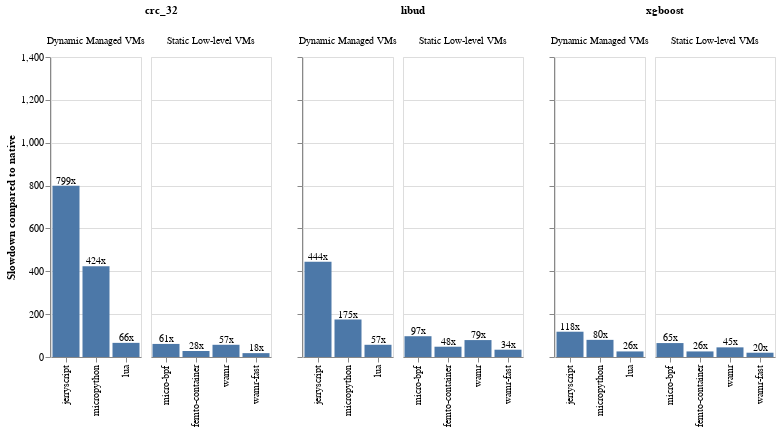
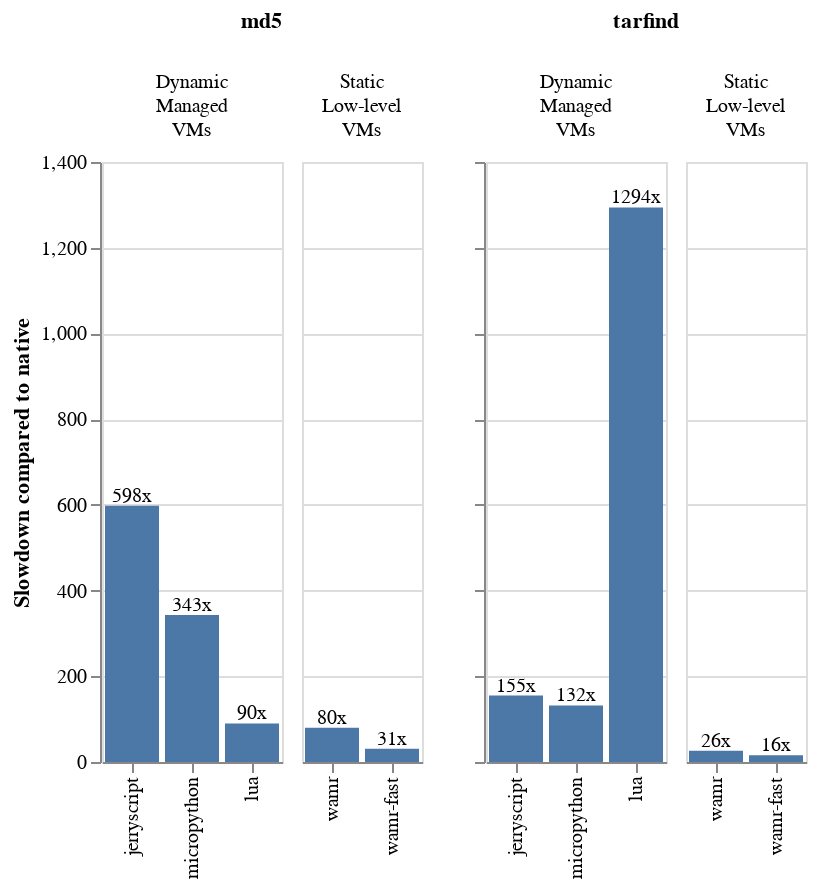

Here is the notebook cell these charts were saved with, in order:
### Markdown cell above
## Runtime charts
### slowdown compared to native

### Code cell
HEAP_BENCHMARKS = ["md5", "tarfind"]
HEAP_LESS_BENCHMARKS = ["crc_32", "libud", "xgboost"]

DYNAMIC_VMs = ["jerryscript", "micropython", "lua"]
DYNAMIC_VM_CATEGORY_NAME = "Dynamic Managed VMs" 
STATIC_VMs = ["micro-bpf", "femto-container", "wamr", "wamr-fast"]
STATIC_VM_CATEGORY_NAME = "Static Low-level VMs"

Y_MAX = 1_400

benchmarks = (
    benchmark_df
    .select(pl.col("benchmark").unique().sort())
    .to_series()
    .to_list()
)

colors = {
    DYNAMIC_VM_CATEGORY_NAME:"#1b9e77" ,
    STATIC_VM_CATEGORY_NAME: "#d95f02",
    "native": "#7570b3",
}
colors_scale = alt.Scale(domain=list(colors.keys()), range=list(colors.values()))


benchmark_avg_over_iteration = benchmark_df.group_by(["environment", "benchmark"]).agg(
        pl.col("execution_time_us").mean(),
        pl.col("execution_time_us").std().alias("execution_time_us_std"),
        (pl.col("init_runtime_us").mean() + pl.col("load_program_us").mean()).alias("load_time_us"),
        (pl.col("init_runtime_us") + pl.col("load_program_us")).std().alias("load_time_us_std")
    )

benchmark_avg_over_iteration = benchmark_avg_over_iteration.with_columns(
    pl.when(pl.col("environment").is_in(DYNAMIC_VMs)).then(pl.lit(DYNAMIC_VM_CATEGORY_NAME))
    .when(pl.col("environment").is_in(STATIC_VMs)).then(pl.lit(STATIC_VM_CATEGORY_NAME))
    .otherwise(pl.lit("native"))
    .alias("vm_category")
)

def format_duration(us):
    if us >= 1_000_000:
        return f"{us / 1_000_000:.1f}s"
    elif us >= 1_000:
        return f"{us / 1_000:.1f}ms"
    else:
        return f"{us:.1f}µs"

benchmark_avg_over_iteration = benchmark_avg_over_iteration.with_columns(
    pl.col("execution_time_us").map_elements(format_duration, return_dtype=pl.Utf8).alias("execution_time_formatted"),
    pl.col("execution_time_us_std").map_elements(format_duration, return_dtype=pl.Utf8).alias("execution_time_std_formatted"),
    pl.col("load_time_us").map_elements(format_duration, return_dtype=pl.Utf8).alias("load_time_formatted")
)

native_exec_times = benchmark_avg_over_iteration.filter(pl.col("environment") == "native") \
    .select(pl.col("benchmark"), pl.col("execution_time_us").alias("native_execution_time_us"))

benchmark_times_native = benchmark_avg_over_iteration.join(native_exec_times, on="benchmark") \
    .with_columns( (pl.col("execution_time_us") / pl.col("native_execution_time_us")).alias("times_native").round(0))

def slowdown_compared_to_native(data, title="", include_y_axis=True, short_vm_category=False):
    y_axis = alt.Axis(title="Slowdown compared to native") if include_y_axis else alt.Axis(labels=False, title="")

    base_chart = (
        alt.Chart(data)
        .encode(
            alt.X("environment:N", title="", sort=["jerryscript", "micropython", "lua", "micro-bpf", "femto-container", "wamr"]),
            alt.Y("times_native:Q", scale=alt.Scale(domain=[0, Y_MAX]), axis=y_axis),
        ).properties(width=alt.Step(30))
    )

    times_native_text = base_chart.transform_calculate(
        times_native_str='datum.times_native + "x"'
    ).encode(
        alt.Text("times_native_str:N"),
    )

    return (base_chart.mark_bar() + times_native_text.mark_text(dy=-5, color="black", fontSize=10)) \
        .transform_calculate(vm_category="split(datum.vm_category, ' ')" if short_vm_category else "datum.vm_category") \
        .facet(column=alt.Column("vm_category", title=title), spacing=8) \
        .resolve_scale(x="independent")

except_native_boards = benchmark_times_native.filter(pl.col("environment") != "native")

# plot_instruction_profile(instruction_profile_df.filter(pl.col("Benchmark").is_in(HEAP_LESS_BENCHMARKS))) \
#     .properties(padding={"left": 52}) \
#     .display(scaleFactor=2)

# heap-less
crc_32 = except_native_boards.filter(pl.col("benchmark").eq("crc_32"))
libud = except_native_boards.filter(pl.col("benchmark").eq("libud"))
xgboost = except_native_boards.filter(pl.col("benchmark").eq("xgboost"))
alt.hconcat(
    slowdown_compared_to_native(crc_32, title="crc_32"),
    slowdown_compared_to_native(libud, title="libud", include_y_axis=False),
    slowdown_compared_to_native(xgboost, title="xgboost", include_y_axis=False),
    spacing=24
).display(scaleFactor=2)
    
# heap
md5 = except_native_boards.filter(pl.col("benchmark").eq("md5"))
tarfind = except_native_boards.filter(pl.col("benchmark").eq("tarfind"))

alt.hconcat(
    slowdown_compared_to_native(md5, title="md5", short_vm_category=True),
    slowdown_compared_to_native(tarfind, title="tarfind", include_y_axis=False, short_vm_category=True),
    spacing=24
).display(scaleFactor=2)
# plot_instruction_profile(instruction_profile_df.filter(pl.col("Benchmark").is_in(HEAP_BENCHMARKS))) \
#     .properties(padding={"left": 52}) \
#     .display(scaleFactor=2)

### Figure 1 — Vega-Lite specification as saved in the notebook (floating-point values rounded to 4 significant figures)
{"config": {"view": {"continuousWidth": 300, "continuousHeight": 300}}, "hconcat": [{"data": {"name": "data-f551afb705d008d97e3c85e65b0aa85d"}, "facet": {"column": {"field": "vm_category", "title": "crc_32", "type": "nominal"}}, "spec": {"layer": [{"mark": {"type": "bar"}, "encoding": {"x": {"field": "environment", "sort": ["jerryscript", "micropython", "lua", "micro-bpf", "femto-container", "wamr"], "title": "", "type": "nominal"}, "y": {"axis": {"title": "Slowdown compared to native"}, "field": "times_native", "scale": {"domain": [0, 1400]}, "type": "quantitative"}}}, {"mark": {"type": "text", "color": "black", "dy": -5, "fontSize": 10}, "encoding": {"text": {"field": "times_native_str", "type": "nominal"}, "x": {"field": "environment", "sort": ["jerryscript", "micropython", "lua", "micro-bpf", "femto-container", "wamr"], "title": "", "type": "nominal"}, "y": {"axis": {"title": "Slowdown compared to native"}, "field": "times_native", "scale": {"domain": [0, 1400]}, "type": "quantitative"}}, "transform": [{"calculate": "datum.times_native + \"x\"", "as": "times_native_str"}]}], "transform": [{"calculate": "datum.vm_category", "as": "vm_category"}], "width": {"step": 30}}, "resolve": {"scale": {"x": "independent"}}, "spacing": 8}, {"data": {"name": "data-1b36192196b29e5c4d54781832bcd7e9"}, "facet": {"column": {"field": "vm_category", "title": "libud", "type": "nominal"}}, "spec": {"layer": [{"mark": {"type": "bar"}, "encoding": {"x": {"field": "environment", "sort": ["jerryscript", "micropython", "lua", "micro-bpf", "femto-container", "wamr"], "title": "", "type": "nominal"}, "y": {"axis": {"labels": false, "title": ""}, "field": "times_native", "scale": {"domain": [0, 1400]}, "type": "quantitative"}}}, {"mark": {"type": "text", "color": "black", "dy": -5, "fontSize": 10}, "encoding": {"text": {"field": "times_native_str", "type": "nominal"}, "x": {"field": "environment", "sort": ["jerryscript", "micropython", "lua", "micro-bpf", "femto-container", "wamr"], "title": "", "type": "nominal"}, "y": {"axis": {"labels": false, "title": ""}, "field": "times_native", "scale": {"domain": [0, 1400]}, "type": "quantitative"}}, "transform": [{"calculate": "datum.times_native + \"x\"", "as": "times_native_str"}]}], "transform": [{"calculate": "datum.vm_category", "as": "vm_category"}], "width": {"step": 30}}, "resolve": {"scale": {"x": "independent"}}, "spacing": 8}, {"data": {"name": "data-86fc9e84a43d6b0976b280c8105411a9"}, "facet": {"column": {"field": "vm_category", "title": "xgboost", "type": "nominal"}}, "spec": {"layer": [{"mark": {"type": "bar"}, "encoding": {"x": {"field": "environment", "sort": ["jerryscript", "micropython", "lua", "micro-bpf", "femto-container", "wamr"], "title": "", "type": "nominal"}, "y": {"axis": {"labels": false, "title": ""}, "field": "times_native", "scale": {"domain": [0, 1400]}, "type": "quantitative"}}}, {"mark": {"type": "text", "color": "black", "dy": -5, "fontSize": 10}, "encoding": {"text": {"field": "times_native_str", "type": "nominal"}, "x": {"field": "environment", "sort": ["jerryscript", "micropython", "lua", "micro-bpf", "femto-container", "wamr"], "title": "", "type": "nominal"}, "y": {"axis": {"labels": false, "title": ""}, "field": "times_native", "scale": {"domain": [0, 1400]}, "type": "quantitative"}}, "transform": [{"calculate": "datum.times_native + \"x\"", "as": "times_native_str"}]}], "transform": [{"calculate": "datum.vm_category", "as": "vm_category"}], "width": {"step": 30}}, "resolve": {"scale": {"x": "independent"}}, "spacing": 8}], "spacing": 24, "$schema": "https://vega.github.io/schema/vega-lite/v5.20.1.json", "datasets": {"data-f551afb705d008d97e3c85e65b0aa85d": [{"environment": "jerryscript", "benchmark": "crc_32", "execution_time_us": 5955000.0, "execution_time_us_std": 0.0, "load_time_us": 107500.0, "load_time_us_std": 0.4472, "vm_category": "Dynamic Managed VMs", "execution_time_formatted": "6.0s", "execution_time_std_formatted": "0.0µs", "load_time_formatted": "107.5ms", "native_execution_time_us": 7449.0, "times_native": 799.0}, {"environment": "micro-bpf", "benchmark": "crc_32", "execution_time_us": 453600.0, "execution_time_us_std": 9.859, "load_time_us": 75.6, "load_time_us_std": 1.14, "vm_category": "Static Low-level VMs", "execution_time_formatted": "453.6ms", "execution_time_std_formatted": "9.9µs", "load_time_formatted": "75.6µs", "native_execution_time_us": 7449.0, "times_native": 61.0}, {"environment": "wamr-fast", "benchmark": "crc_32", "execution_time_us": 130800.0, "execution_time_us_std": 1.342, "load_time_us": 2241.0, "load_time_us_std": 103.7, "vm_category": "Static Low-level VMs", "execution_time_formatted": "130.8ms", "execution_time_std_formatted": "1.3µs", "load_time_formatted": "2.2ms", "native_execution_time_us": 7449.0, "times_native": 18.0}, {"environment": "wamr", "benchmark": "crc_32", "execution_time_us": 427800.0, "execution_time_us_std": 2.236, "load_time_us": 1152.0, "load_time_us_std": 99.37, "vm_category": "Static Low-level VMs", "execution_time_formatted": "427.8ms", "execution_time_std_formatted": "2.2µs", "load_time_formatted": "1.2ms", "native_execution_time_us": 7449.0, "times_native": 57.0}, {"environment": "micropython", "benchmark": "crc_32", "execution_time_us": 3159000.0, "execution_time_us_std": 10.29, "load_time_us": 80990.0, "load_time_us_std": 12.28, "vm_category": "Dynamic Managed VMs", "execution_time_formatted": "3.2s", "execution_time_std_formatted": "10.3µs", "load_time_formatted": "81.0ms", "native_execution_time_us": 7449.0, "times_native": 424.0}, {"environment": "lua", "benchmark": "crc_32", "execution_time_us": 495400.0, "execution_time_us_std": 0.5477, "load_time_us": 24270.0, "load_time_us_std": 8.385, "vm_category": "Dynamic Managed VMs", "execution_time_formatted": "495.4ms", "execution_time_std_formatted": "0.5µs", "load_time_formatted": "24.3ms", "native_execution_time_us": 7449.0, "times_native": 66.0}, {"environment": "femto-container", "benchmark": "crc_32", "execution_time_us": 210800.0, "execution_time_us_std": 0.5477, "load_time_us": 31.4, "load_time_us_std": 9.864, "vm_category": "Static Low-level VMs", "execution_time_formatted": "210.8ms", "execution_time_std_formatted": "0.5µs", "load_time_formatted": "31.4µs", "native_execution_time_us": 7449.0, "times_native": 28.0}], "data-1b36192196b29e5c4d54781832bcd7e9": [{"environment": "femto-container", "benchmark": "libud", "execution_time_us": 549000.0, "execution_time_us_std": 0.0, "load_time_us": 148.4, "load_time_us_std": 9.839, "vm_category": "Static Low-level VMs", "execution_time_formatted": "549.0ms", "execution_time_std_formatted": "0.0µs", "load_time_formatted": "148.4µs", "native_execution_time_us": 11380.0, "times_native": 48.0}, {"environment": "lua", "benchmark": "libud", "execution_time_us": 653600.0, "execution_time_us_std": 0.0, "load_time_us": 13560.0, "load_time_us_std": 36.26, "vm_category": "Dynamic Managed VMs", "execution_time_formatted": "653.6ms", "execution_time_std_formatted": "0.0µs", "load_time_formatted": "13.6ms", "native_execution_time_us": 11380.0, "times_native": 57.0}, {"environment": "jerryscript", "benchmark": "libud", "execution_time_us": 5058000.0, "execution_time_us_std": 0.5477, "load_time_us": 17950.0, "load_time_us_std": 0.0, "vm_category": "Dynamic Managed VMs", "execution_time_formatted": "5.1s", "execution_time_std_formatted": "0.5µs", "load_time_formatted": "18.0ms", "native_execution_time_us": 11380.0, "times_native": 444.0}, {"environment": "wamr-fast", "benchmark": "libud", "execution_time_us": 383700.0, "execution_time_us_std": 0.8944, "load_time_us": 11290.0, "load_time_us_std": 104.6, "vm_category": "Static Low-level VMs", "execution_time_formatted": "383.7ms", "execution_time_std_formatted": "0.9µs", "load_time_formatted": "11.3ms", "native_execution_time_us": 11380.0, "times_native": 34.0}, {"environment": "micropython", "benchmark": "libud", "execution_time_us": 1994000.0, "execution_time_us_std": 0.7071, "load_time_us": 63360.0, "load_time_us_std": 9.737, "vm_category": "Dynamic Managed VMs", "execution_time_formatted": "2.0s", "execution_time_std_formatted": "0.7µs", "load_time_formatted": "63.4ms", "native_execution_time_us": 11380.0, "times_native": 175.0}, {"environment": "micro-bpf", "benchmark": "libud", "execution_time_us": 1102000.0, "execution_time_us_std": 10.11, "load_time_us": 375.0, "load_time_us_std": 0.7071, "vm_category": "Static Low-level VMs", "execution_time_formatted": "1.1s", "execution_time_std_formatted": "10.1µs", "load_time_formatted": "375.0µs", "native_execution_time_us": 11380.0, "times_native": 97.0}, {"environment": "wamr", "benchmark": "libud", "execution_time_us": 901700.0, "execution_time_us_std": 2.074, "load_time_us": 3773.0, "load_time_us_std": 105.0, "vm_category": "Static Low-level VMs", "execution_time_formatted": "901.7ms", "execution_time_std_formatted": "2.1µs", "load_time_formatted": "3.8ms", "native_execution_time_us": 11380.0, "times_native": 79.0}], "data-86fc9e84a43d6b0976b280c8105411a9": [{"environment": "wamr-fast", "benchmark": "xgboost", "execution_time_us": 931200.0, "execution_time_us_std": 1.225, "load_time_us": 6982.0, "load_time_us_std": 107.5, "vm_category": "Static Low-level VMs", "execution_time_formatted": "931.2ms", "execution_time_std_formatted": "1.2µs", "load_time_formatted": "7.0ms", "native_execution_time_us": 47580.0, "times_native": 20.0}, {"environment": "femto-container", "benchmark": "xgboost", "execution_time_us": 1227000.0, "execution_time_us_std": 0.0, "load_time_us": 88.6, "load_time_us_std": 11.5, "vm_category": "Static Low-level VMs", "execution_time_formatted": "1.2s", "execution_time_std_formatted": "0.0µs", "load_time_formatted": "88.6µs", "native_execution_time_us": 47580.0, "times_native": 26.0}, {"environment": "jerryscript", "benchmark": "xgboost", "execution_time_us": 5601000.0, "execution_time_us_std": 0.5477, "load_time_us": 385900.0, "load_time_us_std": 0.0, "vm_category": "Dynamic Managed VMs", "execution_time_formatted": "5.6s", "execution_time_std_formatted": "0.5µs", "load_time_formatted": "385.9ms", "native_execution_time_us": 47580.0, "times_native": 118.0}, {"environment": "lua", "benchmark": "xgboost", "execution_time_us": 1231000.0, "execution_time_us_std": 0.0, "load_time_us": 249000.0, "load_time_us_std": 228.1, "vm_category": "Dynamic Managed VMs", "execution_time_formatted": "1.2s", "execution_time_std_formatted": "0.0µs", "load_time_formatted": "249.0ms", "native_execution_time_us": 47580.0, "times_native": 26.0}, {"environment": "micropython", "benchmark": "xgboost", "execution_time_us": 3786000.0, "execution_time_us_std": 0.5477, "load_time_us": 1479000.0, "load_time_us_std": 9.138, "vm_category": "Dynamic Managed VMs", "execution_time_formatted": "3.8s", "execution_time_std_formatted": "0.5µs", "load_time_formatted": "1.5s", "native_execution_time_us": 47580.0, "times_native": 80.0}, {"environment": "wamr", "benchmark": "xgboost", "execution_time_us": 2161000.0, "execution_time_us_std": 2.236, "load_time_us": 2637.0, "load_time_us_std": 99.96, "vm_category": "Static Low-level VMs", "execution_time_formatted": "2.2s", "execution_time_std_formatted": "2.2µs", "load_time_formatted": "2.6ms", "native_execution_time_us": 47580.0, "times_native": 45.0}, {"environment": "micro-bpf", "benchmark": "xgboost", "execution_time_us": 3083000.0, "execution_time_us_std": 9.68, "load_time_us": 179.0, "load_time_us_std": 10.98, "vm_category": "Static Low-level VMs", "execution_time_formatted": "3.1s", "execution_time_std_formatted": "9.7µs", "load_time_formatted": "179.0µs", "native_execution_time_us": 47580.0, "times_native": 65.0}]}}

### Figure 2 — Vega-Lite specification as saved in the notebook (floating-point values rounded to 4 significant figures)
{"config": {"view": {"continuousWidth": 300, "continuousHeight": 300}}, "hconcat": [{"data": {"name": "data-06fe38a6eac1e295ca00e637b79d5593"}, "facet": {"column": {"field": "vm_category", "title": "md5", "type": "nominal"}}, "spec": {"layer": [{"mark": {"type": "bar"}, "encoding": {"x": {"field": "environment", "sort": ["jerryscript", "micropython", "lua", "micro-bpf", "femto-container", "wamr"], "title": "", "type": "nominal"}, "y": {"axis": {"title": "Slowdown compared to native"}, "field": "times_native", "scale": {"domain": [0, 1400]}, "type": "quantitative"}}}, {"mark": {"type": "text", "color": "black", "dy": -5, "fontSize": 10}, "encoding": {"text": {"field": "times_native_str", "type": "nominal"}, "x": {"field": "environment", "sort": ["jerryscript", "micropython", "lua", "micro-bpf", "femto-container", "wamr"], "title": "", "type": "nominal"}, "y": {"axis": {"title": "Slowdown compared to native"}, "field": "times_native", "scale": {"domain": [0, 1400]}, "type": "quantitative"}}, "transform": [{"calculate": "datum.times_native + \"x\"", "as": "times_native_str"}]}], "transform": [{"calculate": "split(datum.vm_category, ' ')", "as": "vm_category"}], "width": {"step": 30}}, "resolve": {"scale": {"x": "independent"}}, "spacing": 8}, {"data": {"name": "data-ccf872a3c9fba9edaaaf693fe08d3945"}, "facet": {"column": {"field": "vm_category", "title": "tarfind", "type": "nominal"}}, "spec": {"layer": [{"mark": {"type": "bar"}, "encoding": {"x": {"field": "environment", "sort": ["jerryscript", "micropython", "lua", "micro-bpf", "femto-container", "wamr"], "title": "", "type": "nominal"}, "y": {"axis": {"labels": false, "title": ""}, "field": "times_native", "scale": {"domain": [0, 1400]}, "type": "quantitative"}}}, {"mark": {"type": "text", "color": "black", "dy": -5, "fontSize": 10}, "encoding": {"text": {"field": "times_native_str", "type": "nominal"}, "x": {"field": "environment", "sort": ["jerryscript", "micropython", "lua", "micro-bpf", "femto-container", "wamr"], "title": "", "type": "nominal"}, "y": {"axis": {"labels": false, "title": ""}, "field": "times_native", "scale": {"domain": [0, 1400]}, "type": "quantitative"}}, "transform": [{"calculate": "datum.times_native + \"x\"", "as": "times_native_str"}]}], "transform": [{"calculate": "split(datum.vm_category, ' ')", "as": "vm_category"}], "width": {"step": 30}}, "resolve": {"scale": {"x": "independent"}}, "spacing": 8}], "spacing": 24, "$schema": "https://vega.github.io/schema/vega-lite/v5.20.1.json", "datasets": {"data-06fe38a6eac1e295ca00e637b79d5593": [{"environment": "jerryscript", "benchmark": "md5", "execution_time_us": 5190000.0, "execution_time_us_std": 0.4472, "load_time_us": 39970.0, "load_time_us_std": 0.4472, "vm_category": "Dynamic Managed VMs", "execution_time_formatted": "5.2s", "execution_time_std_formatted": "0.4µs", "load_time_formatted": "40.0ms", "native_execution_time_us": 8683.0, "times_native": 598.0}, {"environment": "lua", "benchmark": "md5", "execution_time_us": 785400.0, "execution_time_us_std": 0.4472, "load_time_us": 22500.0, "load_time_us_std": 48.67, "vm_category": "Dynamic Managed VMs", "execution_time_formatted": "785.4ms", "execution_time_std_formatted": "0.4µs", "load_time_formatted": "22.5ms", "native_execution_time_us": 8683.0, "times_native": 90.0}, {"environment": "wamr-fast", "benchmark": "md5", "execution_time_us": 270400.0, "execution_time_us_std": 1.342, "load_time_us": 8586.0, "load_time_us_std": 105.7, "vm_category": "Static Low-level VMs", "execution_time_formatted": "270.4ms", "execution_time_std_formatted": "1.3µs", "load_time_formatted": "8.6ms", "native_execution_time_us": 8683.0, "times_native": 31.0}, {"environment": "wamr", "benchmark": "md5", "execution_time_us": 692000.0, "execution_time_us_std": 2.683, "load_time_us": 3183.0, "load_time_us_std": 102.2, "vm_category": "Static Low-level VMs", "execution_time_formatted": "692.0ms", "execution_time_std_formatted": "2.7µs", "load_time_formatted": "3.2ms", "native_execution_time_us": 8683.0, "times_native": 80.0}, {"environment": "micropython", "benchmark": "md5", "execution_time_us": 2974000.0, "execution_time_us_std": 19.68, "load_time_us": 102400.0, "load_time_us_std": 9.839, "vm_category": "Dynamic Managed VMs", "execution_time_formatted": "3.0s", "execution_time_std_formatted": "19.7µs", "load_time_formatted": "102.4ms", "native_execution_time_us": 8683.0, "times_native": 343.0}], "data-ccf872a3c9fba9edaaaf693fe08d3945": [{"environment": "jerryscript", "benchmark": "tarfind", "execution_time_us": 710900.0, "execution_time_us_std": 465.4, "load_time_us": 11670.0, "load_time_us_std": 0.5477, "vm_category": "Dynamic Managed VMs", "execution_time_formatted": "710.9ms", "execution_time_std_formatted": "465.4µs", "load_time_formatted": "11.7ms", "native_execution_time_us": 4601.0, "times_native": 155.0}, {"environment": "lua", "benchmark": "tarfind", "execution_time_us": 5953000.0, "execution_time_us_std": 2420.0, "load_time_us": 38880.0, "load_time_us_std": 20.4, "vm_category": "Dynamic Managed VMs", "execution_time_formatted": "6.0s", "execution_time_std_formatted": "2.4ms", "load_time_formatted": "38.9ms", "native_execution_time_us": 4601.0, "times_native": 1294.0}, {"environment": "wamr", "benchmark": "tarfind", "execution_time_us": 118300.0, "execution_time_us_std": 53.31, "load_time_us": 2193.0, "load_time_us_std": 101.5, "vm_category": "Static Low-level VMs", "execution_time_formatted": "118.3ms", "execution_time_std_formatted": "53.3µs", "load_time_formatted": "2.2ms", "native_execution_time_us": 4601.0, "times_native": 26.0}, {"environment": "wamr-fast", "benchmark": "tarfind", "execution_time_us": 73840.0, "execution_time_us_std": 123.5, "load_time_us": 5355.0, "load_time_us_std": 106.5, "vm_category": "Static Low-level VMs", "execution_time_formatted": "73.8ms", "execution_time_std_formatted": "123.5µs", "load_time_formatted": "5.4ms", "native_execution_time_us": 4601.0, "times_native": 16.0}, {"environment": "micropython", "benchmark": "tarfind", "execution_time_us": 606600.0, "execution_time_us_std": 0.5477, "load_time_us": 38990.0, "load_time_us_std": 9.654, "vm_category": "Dynamic Managed VMs", "execution_time_formatted": "606.6ms", "execution_time_std_formatted": "0.5µs", "load_time_formatted": "39.0ms", "native_execution_time_us": 4601.0, "times_native": 132.0}]}}
